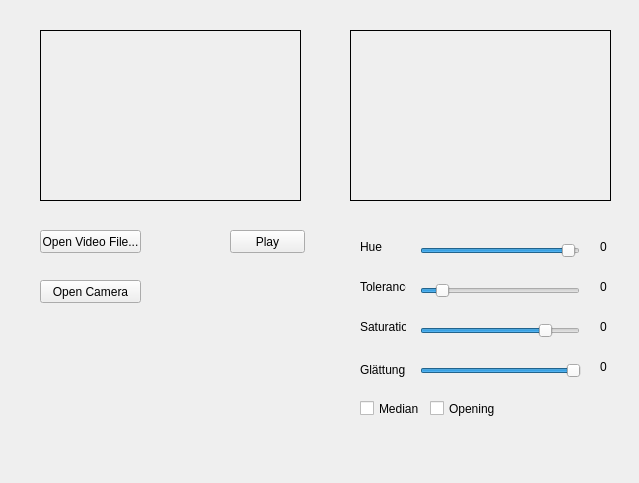
<?xml version="1.0" encoding="UTF-8"?>
<ui version="4.0">
 <class>VideoPlayer</class>
 <widget class="QMainWindow" name="VideoPlayer">
  <property name="geometry">
   <rect>
    <x>0</x>
    <y>0</y>
    <width>639</width>
    <height>483</height>
   </rect>
  </property>
  <property name="windowTitle">
   <string>VideoPlayer</string>
  </property>
  <widget class="QWidget" name="centralWidget">
   <widget class="VideoWidget" name="inputFrame">
    <property name="geometry">
     <rect>
      <x>40</x>
      <y>30</y>
      <width>261</width>
      <height>171</height>
     </rect>
    </property>
    <property name="frameShape">
     <enum>QFrame::Box</enum>
    </property>
    <property name="text">
     <string/>
    </property>
    <property name="scaledContents">
     <bool>false</bool>
    </property>
    <property name="alignment">
     <set>Qt::AlignCenter</set>
    </property>
   </widget>
   <widget class="QPushButton" name="openVideoFileButton">
    <property name="geometry">
     <rect>
      <x>40</x>
      <y>230</y>
      <width>101</width>
      <height>23</height>
     </rect>
    </property>
    <property name="text">
     <string>Open Video File...</string>
    </property>
   </widget>
   <widget class="QPushButton" name="playButton">
    <property name="geometry">
     <rect>
      <x>230</x>
      <y>230</y>
      <width>75</width>
      <height>23</height>
     </rect>
    </property>
    <property name="text">
     <string>Play</string>
    </property>
   </widget>
   <widget class="VideoWidget" name="processedFrame">
    <property name="geometry">
     <rect>
      <x>350</x>
      <y>30</y>
      <width>261</width>
      <height>171</height>
     </rect>
    </property>
    <property name="frameShape">
     <enum>QFrame::Box</enum>
    </property>
    <property name="text">
     <string/>
    </property>
    <property name="alignment">
     <set>Qt::AlignCenter</set>
    </property>
   </widget>
   <widget class="QSlider" name="hueSlider">
    <property name="geometry">
     <rect>
      <x>420</x>
      <y>240</y>
      <width>160</width>
      <height>22</height>
     </rect>
    </property>
    <property name="maximum">
     <number>360</number>
    </property>
    <property name="value">
     <number>350</number>
    </property>
    <property name="orientation">
     <enum>Qt::Horizontal</enum>
    </property>
   </widget>
   <widget class="QLabel" name="label">
    <property name="geometry">
     <rect>
      <x>360</x>
      <y>240</y>
      <width>46</width>
      <height>13</height>
     </rect>
    </property>
    <property name="text">
     <string>Hue</string>
    </property>
   </widget>
   <widget class="QLabel" name="labelHue">
    <property name="geometry">
     <rect>
      <x>600</x>
      <y>240</y>
      <width>46</width>
      <height>13</height>
     </rect>
    </property>
    <property name="text">
     <string>0</string>
    </property>
   </widget>
   <widget class="QLabel" name="labelHueTolerance">
    <property name="geometry">
     <rect>
      <x>600</x>
      <y>280</y>
      <width>46</width>
      <height>13</height>
     </rect>
    </property>
    <property name="text">
     <string>0</string>
    </property>
   </widget>
   <widget class="QSlider" name="hueTolerance">
    <property name="geometry">
     <rect>
      <x>420</x>
      <y>280</y>
      <width>160</width>
      <height>22</height>
     </rect>
    </property>
    <property name="maximum">
     <number>30</number>
    </property>
    <property name="value">
     <number>3</number>
    </property>
    <property name="orientation">
     <enum>Qt::Horizontal</enum>
    </property>
   </widget>
   <widget class="QLabel" name="label_4">
    <property name="geometry">
     <rect>
      <x>360</x>
      <y>280</y>
      <width>46</width>
      <height>13</height>
     </rect>
    </property>
    <property name="text">
     <string>Tolerance</string>
    </property>
   </widget>
   <widget class="QSlider" name="saturationSlider">
    <property name="geometry">
     <rect>
      <x>420</x>
      <y>320</y>
      <width>160</width>
      <height>22</height>
     </rect>
    </property>
    <property name="maximum">
     <number>255</number>
    </property>
    <property name="value">
     <number>207</number>
    </property>
    <property name="orientation">
     <enum>Qt::Horizontal</enum>
    </property>
   </widget>
   <widget class="QLabel" name="label_5">
    <property name="geometry">
     <rect>
      <x>360</x>
      <y>320</y>
      <width>46</width>
      <height>13</height>
     </rect>
    </property>
    <property name="text">
     <string>Saturation</string>
    </property>
   </widget>
   <widget class="QLabel" name="labelSaturation">
    <property name="geometry">
     <rect>
      <x>600</x>
      <y>320</y>
      <width>46</width>
      <height>13</height>
     </rect>
    </property>
    <property name="text">
     <string>0</string>
    </property>
   </widget>
   <widget class="QLabel" name="label_2">
    <property name="geometry">
     <rect>
      <x>360</x>
      <y>360</y>
      <width>51</width>
      <height>20</height>
     </rect>
    </property>
    <property name="text">
     <string>Glättung</string>
    </property>
   </widget>
   <widget class="QSlider" name="lowpassAlpha">
    <property name="geometry">
     <rect>
      <x>420</x>
      <y>360</y>
      <width>161</width>
      <height>22</height>
     </rect>
    </property>
    <property name="maximum">
     <number>100</number>
    </property>
    <property name="value">
     <number>100</number>
    </property>
    <property name="orientation">
     <enum>Qt::Horizontal</enum>
    </property>
   </widget>
   <widget class="QLabel" name="labelAlpha">
    <property name="geometry">
     <rect>
      <x>600</x>
      <y>360</y>
      <width>46</width>
      <height>13</height>
     </rect>
    </property>
    <property name="text">
     <string>0</string>
    </property>
   </widget>
   <widget class="QCheckBox" name="checkBoxMedian">
    <property name="geometry">
     <rect>
      <x>360</x>
      <y>400</y>
      <width>70</width>
      <height>17</height>
     </rect>
    </property>
    <property name="text">
     <string>Median</string>
    </property>
   </widget>
   <widget class="QCheckBox" name="checkBoxOpening">
    <property name="geometry">
     <rect>
      <x>430</x>
      <y>400</y>
      <width>70</width>
      <height>17</height>
     </rect>
    </property>
    <property name="text">
     <string>Opening</string>
    </property>
   </widget>
   <widget class="QPushButton" name="openCamera">
    <property name="geometry">
     <rect>
      <x>40</x>
      <y>280</y>
      <width>101</width>
      <height>23</height>
     </rect>
    </property>
    <property name="text">
     <string>Open Camera</string>
    </property>
   </widget>
  </widget>
 </widget>
 <layoutdefault spacing="6" margin="11"/>
 <customwidgets>
  <customwidget>
   <class>VideoWidget</class>
   <extends>QLabel</extends>
   <header>videowidget.h</header>
  </customwidget>
 </customwidgets>
 <resources/>
 <connections>
  <connection>
   <sender>hueSlider</sender>
   <signal>valueChanged(int)</signal>
   <receiver>VideoPlayer</receiver>
   <slot>updateParameters()</slot>
   <hints>
    <hint type="sourcelabel">
     <x>443</x>
     <y>252</y>
    </hint>
    <hint type="destinationlabel">
     <x>191</x>
     <y>386</y>
    </hint>
   </hints>
  </connection>
  <connection>
   <sender>hueTolerance</sender>
   <signal>valueChanged(int)</signal>
   <receiver>VideoPlayer</receiver>
   <slot>updateParameters()</slot>
   <hints>
    <hint type="sourcelabel">
     <x>494</x>
     <y>296</y>
    </hint>
    <hint type="destinationlabel">
     <x>274</x>
     <y>409</y>
    </hint>
   </hints>
  </connection>
  <connection>
   <sender>hueTolerance</sender>
   <signal>valueChanged(int)</signal>
   <receiver>VideoPlayer</receiver>
   <slot>updateParameters()</slot>
   <hints>
    <hint type="sourcelabel">
     <x>468</x>
     <y>291</y>
    </hint>
    <hint type="destinationlabel">
     <x>199</x>
     <y>339</y>
    </hint>
   </hints>
  </connection>
  <connection>
   <sender>saturationSlider</sender>
   <signal>valueChanged(int)</signal>
   <receiver>VideoPlayer</receiver>
   <slot>updateParameters()</slot>
   <hints>
    <hint type="sourcelabel">
     <x>481</x>
     <y>333</y>
    </hint>
    <hint type="destinationlabel">
     <x>210</x>
     <y>310</y>
    </hint>
   </hints>
  </connection>
  <connection>
   <sender>lowpassAlpha</sender>
   <signal>valueChanged(int)</signal>
   <receiver>VideoPlayer</receiver>
   <slot>updateParameters()</slot>
   <hints>
    <hint type="sourcelabel">
     <x>507</x>
     <y>370</y>
    </hint>
    <hint type="destinationlabel">
     <x>96</x>
     <y>451</y>
    </hint>
   </hints>
  </connection>
  <connection>
   <sender>checkBoxMedian</sender>
   <signal>toggled(bool)</signal>
   <receiver>VideoPlayer</receiver>
   <slot>updateParameters()</slot>
   <hints>
    <hint type="sourcelabel">
     <x>367</x>
     <y>410</y>
    </hint>
    <hint type="destinationlabel">
     <x>310</x>
     <y>443</y>
    </hint>
   </hints>
  </connection>
  <connection>
   <sender>checkBoxOpening</sender>
   <signal>toggled(bool)</signal>
   <receiver>VideoPlayer</receiver>
   <slot>updateParameters()</slot>
   <hints>
    <hint type="sourcelabel">
     <x>436</x>
     <y>411</y>
    </hint>
    <hint type="destinationlabel">
     <x>413</x>
     <y>439</y>
    </hint>
   </hints>
  </connection>
 </connections>
 <slots>
  <slot>updateParameters()</slot>
 </slots>
</ui>
